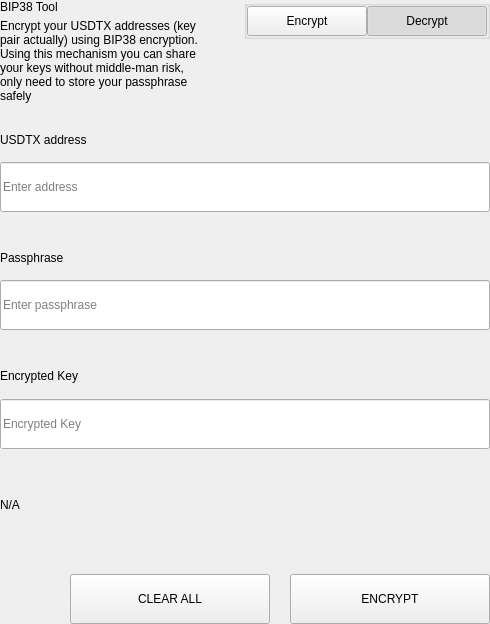
<?xml version="1.0" encoding="UTF-8"?>
<ui version="4.0">
 <class>SettingsBitToolWidget</class>
 <widget class="QWidget" name="SettingsBitToolWidget">
  <property name="geometry">
   <rect>
    <x>0</x>
    <y>0</y>
    <width>490</width>
    <height>624</height>
   </rect>
  </property>
  <property name="windowTitle">
   <string>Form</string>
  </property>
  <layout class="QVBoxLayout" name="verticalLayout">
   <property name="spacing">
    <number>0</number>
   </property>
   <property name="leftMargin">
    <number>0</number>
   </property>
   <property name="topMargin">
    <number>0</number>
   </property>
   <property name="rightMargin">
    <number>0</number>
   </property>
   <property name="bottomMargin">
    <number>0</number>
   </property>
   <item>
    <widget class="QWidget" name="left" native="true">
     <layout class="QVBoxLayout" name="verticalLayout_3">
      <property name="leftMargin">
       <number>0</number>
      </property>
      <property name="topMargin">
       <number>0</number>
      </property>
      <property name="rightMargin">
       <number>0</number>
      </property>
      <property name="bottomMargin">
       <number>0</number>
      </property>
      <item>
       <layout class="QVBoxLayout" name="verticalLayout_2">
        <property name="spacing">
         <number>0</number>
        </property>
        <item>
         <layout class="QHBoxLayout" name="horizontalLayout_3" stretch="3,1">
          <property name="spacing">
           <number>40</number>
          </property>
          <item>
           <layout class="QVBoxLayout" name="verticalLayoutTitle">
            <property name="spacing">
             <number>5</number>
            </property>
            <item>
             <widget class="QLabel" name="labelTitle">
              <property name="text">
               <string>BIP38 Tool</string>
              </property>
             </widget>
            </item>
            <item>
             <widget class="QLabel" name="labelSubtitle1">
              <property name="text">
               <string>Encrypt your USDTX addresses (key pair actually) using BIP38 encryption.
Using this mechanism you can share your keys without middle-man risk, only need to store your passphrase safely</string>
              </property>
              <property name="wordWrap">
               <bool>true</bool>
              </property>
             </widget>
            </item>
           </layout>
          </item>
          <item alignment="Qt::AlignTop">
           <widget class="QGroupBox" name="groupBox">
            <property name="title">
             <string/>
            </property>
            <property name="alignment">
             <set>Qt::AlignLeading|Qt::AlignLeft|Qt::AlignTop</set>
            </property>
            <layout class="QHBoxLayout" name="horizontalLayout_4">
             <property name="spacing">
              <number>0</number>
             </property>
             <property name="leftMargin">
              <number>0</number>
             </property>
             <property name="topMargin">
              <number>0</number>
             </property>
             <property name="rightMargin">
              <number>0</number>
             </property>
             <property name="bottomMargin">
              <number>0</number>
             </property>
             <item>
              <spacer name="horizontalSpacer">
               <property name="orientation">
                <enum>Qt::Horizontal</enum>
               </property>
               <property name="sizeHint" stdset="0">
                <size>
                 <width>40</width>
                 <height>20</height>
                </size>
               </property>
              </spacer>
             </item>
             <item>
              <widget class="QPushButton" name="pushLeft">
               <property name="minimumSize">
                <size>
                 <width>120</width>
                 <height>30</height>
                </size>
               </property>
               <property name="maximumSize">
                <size>
                 <width>120</width>
                 <height>30</height>
                </size>
               </property>
               <property name="focusPolicy">
                <enum>Qt::NoFocus</enum>
               </property>
               <property name="text">
                <string>Encrypt</string>
               </property>
               <property name="checkable">
                <bool>true</bool>
               </property>
               <property name="autoExclusive">
                <bool>true</bool>
               </property>
              </widget>
             </item>
             <item>
              <widget class="QPushButton" name="pushRight">
               <property name="minimumSize">
                <size>
                 <width>120</width>
                 <height>30</height>
                </size>
               </property>
               <property name="maximumSize">
                <size>
                 <width>120</width>
                 <height>30</height>
                </size>
               </property>
               <property name="focusPolicy">
                <enum>Qt::NoFocus</enum>
               </property>
               <property name="text">
                <string>Decrypt</string>
               </property>
               <property name="checkable">
                <bool>true</bool>
               </property>
               <property name="checked">
                <bool>true</bool>
               </property>
               <property name="autoExclusive">
                <bool>true</bool>
               </property>
              </widget>
             </item>
            </layout>
           </widget>
          </item>
         </layout>
        </item>
        <item>
         <widget class="QStackedWidget" name="stackedWidget">
          <property name="currentIndex">
           <number>1</number>
          </property>
          <widget class="QWidget" name="pageDecrypt">
           <layout class="QVBoxLayout" name="verticalLayout_5">
            <property name="spacing">
             <number>0</number>
            </property>
            <property name="leftMargin">
             <number>0</number>
            </property>
            <property name="topMargin">
             <number>0</number>
            </property>
            <property name="rightMargin">
             <number>0</number>
            </property>
            <property name="bottomMargin">
             <number>0</number>
            </property>
            <item>
             <widget class="QWidget" name="widget" native="true">
              <property name="minimumSize">
               <size>
                <width>0</width>
                <height>100</height>
               </size>
              </property>
              <layout class="QVBoxLayout" name="verticalLayout_4">
               <property name="spacing">
                <number>0</number>
               </property>
               <property name="leftMargin">
                <number>0</number>
               </property>
               <property name="topMargin">
                <number>0</number>
               </property>
               <property name="rightMargin">
                <number>0</number>
               </property>
               <property name="bottomMargin">
                <number>0</number>
               </property>
               <item>
                <spacer name="verticalSpacer_2">
                 <property name="orientation">
                  <enum>Qt::Vertical</enum>
                 </property>
                 <property name="sizeType">
                  <enum>QSizePolicy::Fixed</enum>
                 </property>
                 <property name="sizeHint" stdset="0">
                  <size>
                   <width>20</width>
                   <height>20</height>
                  </size>
                 </property>
                </spacer>
               </item>
               <item>
                <layout class="QHBoxLayout" name="horizontalLayout_6" stretch="2">
                 <property name="spacing">
                  <number>0</number>
                 </property>
                 <item>
                  <layout class="QVBoxLayout" name="verticalLayout_7">
                   <property name="spacing">
                    <number>9</number>
                   </property>
                   <item>
                    <widget class="QLabel" name="labelSubtitleKey">
                     <property name="minimumSize">
                      <size>
                       <width>0</width>
                       <height>20</height>
                      </size>
                     </property>
                     <property name="maximumSize">
                      <size>
                       <width>16777215</width>
                       <height>20</height>
                      </size>
                     </property>
                     <property name="text">
                      <string>Encrypted key</string>
                     </property>
                    </widget>
                   </item>
                   <item>
                    <widget class="QLineEdit" name="lineEditKey">
                     <property name="minimumSize">
                      <size>
                       <width>0</width>
                       <height>50</height>
                      </size>
                     </property>
                     <property name="maximumSize">
                      <size>
                       <width>16777215</width>
                       <height>50</height>
                      </size>
                     </property>
                     <property name="placeholderText">
                      <string>Enter a encrypted key</string>
                     </property>
                    </widget>
                   </item>
                  </layout>
                 </item>
                </layout>
               </item>
               <item>
                <spacer name="verticalSpacer_3">
                 <property name="orientation">
                  <enum>Qt::Vertical</enum>
                 </property>
                 <property name="sizeType">
                  <enum>QSizePolicy::Fixed</enum>
                 </property>
                 <property name="sizeHint" stdset="0">
                  <size>
                   <width>20</width>
                   <height>20</height>
                  </size>
                 </property>
                </spacer>
               </item>
               <item>
                <layout class="QVBoxLayout" name="verticalLayout_9">
                 <property name="spacing">
                  <number>9</number>
                 </property>
                 <item>
                  <widget class="QLabel" name="labelSubtitlePassphrase">
                   <property name="maximumSize">
                    <size>
                     <width>16777215</width>
                     <height>20</height>
                    </size>
                   </property>
                   <property name="text">
                    <string>Passphrase</string>
                   </property>
                  </widget>
                 </item>
                 <item>
                  <widget class="QLineEdit" name="lineEditPassphrase">
                   <property name="minimumSize">
                    <size>
                     <width>0</width>
                     <height>50</height>
                    </size>
                   </property>
                   <property name="maximumSize">
                    <size>
                     <width>16777215</width>
                     <height>50</height>
                    </size>
                   </property>
                   <property name="placeholderText">
                    <string>Enter a passphrase</string>
                   </property>
                  </widget>
                 </item>
                </layout>
               </item>
               <item>
                <spacer name="verticalSpacer_4">
                 <property name="orientation">
                  <enum>Qt::Vertical</enum>
                 </property>
                 <property name="sizeType">
                  <enum>QSizePolicy::Fixed</enum>
                 </property>
                 <property name="sizeHint" stdset="0">
                  <size>
                   <width>20</width>
                   <height>20</height>
                  </size>
                 </property>
                </spacer>
               </item>
               <item>
                <widget class="QWidget" name="widget_3" native="true">
                 <property name="sizePolicy">
                  <sizepolicy hsizetype="Preferred" vsizetype="Fixed">
                   <horstretch>0</horstretch>
                   <verstretch>0</verstretch>
                  </sizepolicy>
                 </property>
                 <layout class="QVBoxLayout" name="verticalLayout_10">
                  <property name="spacing">
                   <number>9</number>
                  </property>
                  <property name="leftMargin">
                   <number>0</number>
                  </property>
                  <property name="topMargin">
                   <number>0</number>
                  </property>
                  <property name="rightMargin">
                   <number>0</number>
                  </property>
                  <property name="bottomMargin">
                   <number>0</number>
                  </property>
                  <item>
                   <widget class="QLabel" name="labelSubtitleDecryptResult">
                    <property name="minimumSize">
                     <size>
                      <width>0</width>
                      <height>20</height>
                     </size>
                    </property>
                    <property name="maximumSize">
                     <size>
                      <width>16777215</width>
                      <height>20</height>
                     </size>
                    </property>
                    <property name="text">
                     <string>Decrypted address result</string>
                    </property>
                   </widget>
                  </item>
                  <item>
                   <widget class="QWidget" name="widget_4" native="true">
                    <layout class="QHBoxLayout" name="horizontalLayout" stretch="6,0,1">
                     <property name="spacing">
                      <number>0</number>
                     </property>
                     <property name="leftMargin">
                      <number>0</number>
                     </property>
                     <property name="topMargin">
                      <number>0</number>
                     </property>
                     <property name="rightMargin">
                      <number>0</number>
                     </property>
                     <property name="bottomMargin">
                      <number>0</number>
                     </property>
                     <item alignment="Qt::AlignVCenter">
                      <widget class="QLineEdit" name="lineEditDecryptResult">
                       <property name="minimumSize">
                        <size>
                         <width>0</width>
                         <height>50</height>
                        </size>
                       </property>
                       <property name="maximumSize">
                        <size>
                         <width>16777215</width>
                         <height>50</height>
                        </size>
                       </property>
                       <property name="placeholderText">
                        <string>Decrypted Address</string>
                       </property>
                      </widget>
                     </item>
                     <item>
                      <spacer name="horizontalSpacer_4">
                       <property name="orientation">
                        <enum>Qt::Horizontal</enum>
                       </property>
                       <property name="sizeType">
                        <enum>QSizePolicy::Fixed</enum>
                       </property>
                       <property name="sizeHint" stdset="0">
                        <size>
                         <width>20</width>
                         <height>50</height>
                        </size>
                       </property>
                      </spacer>
                     </item>
                     <item>
                      <widget class="QPushButton" name="pushButtonImport">
                       <property name="minimumSize">
                        <size>
                         <width>140</width>
                         <height>40</height>
                        </size>
                       </property>
                       <property name="text">
                        <string>Import Address</string>
                       </property>
                      </widget>
                     </item>
                    </layout>
                   </widget>
                  </item>
                 </layout>
                </widget>
               </item>
               <item>
                <widget class="QLabel" name="statusLabel_DEC">
                 <property name="maximumSize">
                  <size>
                   <width>16777215</width>
                   <height>40</height>
                  </size>
                 </property>
                 <property name="text">
                  <string/>
                 </property>
                </widget>
               </item>
               <item>
                <spacer name="verticalSpacer">
                 <property name="orientation">
                  <enum>Qt::Vertical</enum>
                 </property>
                 <property name="sizeType">
                  <enum>QSizePolicy::Preferred</enum>
                 </property>
                 <property name="sizeHint" stdset="0">
                  <size>
                   <width>20</width>
                   <height>20</height>
                  </size>
                 </property>
                </spacer>
               </item>
               <item>
                <layout class="QHBoxLayout" name="horizontalLayout_7">
                 <property name="spacing">
                  <number>0</number>
                 </property>
                 <item>
                  <spacer name="horizontalSpacer_5">
                   <property name="orientation">
                    <enum>Qt::Horizontal</enum>
                   </property>
                   <property name="sizeType">
                    <enum>QSizePolicy::Expanding</enum>
                   </property>
                   <property name="sizeHint" stdset="0">
                    <size>
                     <width>40</width>
                     <height>20</height>
                    </size>
                   </property>
                  </spacer>
                 </item>
                 <item>
                  <widget class="QPushButton" name="pushButtonDecryptClear">
                   <property name="minimumSize">
                    <size>
                     <width>200</width>
                     <height>50</height>
                    </size>
                   </property>
                   <property name="maximumSize">
                    <size>
                     <width>200</width>
                     <height>50</height>
                    </size>
                   </property>
                   <property name="text">
                    <string>CLEAR</string>
                   </property>
                  </widget>
                 </item>
                 <item>
                  <spacer name="horizontalSpacer_3">
                   <property name="orientation">
                    <enum>Qt::Horizontal</enum>
                   </property>
                   <property name="sizeType">
                    <enum>QSizePolicy::Fixed</enum>
                   </property>
                   <property name="sizeHint" stdset="0">
                    <size>
                     <width>20</width>
                     <height>20</height>
                    </size>
                   </property>
                  </spacer>
                 </item>
                 <item>
                  <widget class="QPushButton" name="pushButtonDecrypt">
                   <property name="minimumSize">
                    <size>
                     <width>200</width>
                     <height>50</height>
                    </size>
                   </property>
                   <property name="maximumSize">
                    <size>
                     <width>200</width>
                     <height>50</height>
                    </size>
                   </property>
                   <property name="text">
                    <string>DECRYPT KEY</string>
                   </property>
                  </widget>
                 </item>
                </layout>
               </item>
              </layout>
             </widget>
            </item>
           </layout>
          </widget>
          <widget class="QWidget" name="pageEncrypt">
           <layout class="QVBoxLayout" name="verticalLayout_11">
            <property name="spacing">
             <number>0</number>
            </property>
            <property name="leftMargin">
             <number>0</number>
            </property>
            <property name="topMargin">
             <number>0</number>
            </property>
            <property name="rightMargin">
             <number>0</number>
            </property>
            <property name="bottomMargin">
             <number>0</number>
            </property>
            <item>
             <spacer name="verticalSpacer_8">
              <property name="orientation">
               <enum>Qt::Vertical</enum>
              </property>
              <property name="sizeType">
               <enum>QSizePolicy::Fixed</enum>
              </property>
              <property name="sizeHint" stdset="0">
               <size>
                <width>20</width>
                <height>20</height>
               </size>
              </property>
             </spacer>
            </item>
            <item>
             <widget class="QWidget" name="containerAddressEnc" native="true">
              <layout class="QVBoxLayout" name="containerAddressEncLayout">
               <property name="spacing">
                <number>5</number>
               </property>
               <property name="leftMargin">
                <number>0</number>
               </property>
               <property name="topMargin">
                <number>0</number>
               </property>
               <property name="rightMargin">
                <number>0</number>
               </property>
               <property name="bottomMargin">
                <number>0</number>
               </property>
               <item>
                <widget class="QLabel" name="labelSubtitleAddress">
                 <property name="minimumSize">
                  <size>
                   <width>0</width>
                   <height>20</height>
                  </size>
                 </property>
                 <property name="maximumSize">
                  <size>
                   <width>16777215</width>
                   <height>20</height>
                  </size>
                 </property>
                 <property name="text">
                  <string>USDTX address</string>
                 </property>
                </widget>
               </item>
               <item>
                <widget class="QLineEdit" name="addressIn_ENC">
                 <property name="minimumSize">
                  <size>
                   <width>0</width>
                   <height>50</height>
                  </size>
                 </property>
                 <property name="placeholderText">
                  <string>Enter address</string>
                 </property>
                </widget>
               </item>
              </layout>
             </widget>
            </item>
            <item>
             <spacer name="verticalSpacer_6">
              <property name="orientation">
               <enum>Qt::Vertical</enum>
              </property>
              <property name="sizeType">
               <enum>QSizePolicy::Fixed</enum>
              </property>
              <property name="sizeHint" stdset="0">
               <size>
                <width>20</width>
                <height>20</height>
               </size>
              </property>
             </spacer>
            </item>
            <item>
             <widget class="QWidget" name="containerAddress" native="true">
              <layout class="QHBoxLayout" name="horizontalLayout_9" stretch="2">
               <property name="spacing">
                <number>0</number>
               </property>
               <property name="leftMargin">
                <number>0</number>
               </property>
               <property name="topMargin">
                <number>0</number>
               </property>
               <property name="rightMargin">
                <number>0</number>
               </property>
               <property name="bottomMargin">
                <number>0</number>
               </property>
               <item>
                <layout class="QVBoxLayout" name="verticalLayout_8">
                 <property name="spacing">
                  <number>5</number>
                 </property>
                 <item>
                  <widget class="QLabel" name="labelSubtitleMessage">
                   <property name="minimumSize">
                    <size>
                     <width>0</width>
                     <height>20</height>
                    </size>
                   </property>
                   <property name="maximumSize">
                    <size>
                     <width>16777215</width>
                     <height>20</height>
                    </size>
                   </property>
                   <property name="text">
                    <string>Passphrase</string>
                   </property>
                  </widget>
                 </item>
                 <item>
                  <widget class="QLineEdit" name="passphraseIn_ENC">
                   <property name="minimumSize">
                    <size>
                     <width>0</width>
                     <height>50</height>
                    </size>
                   </property>
                   <property name="maximumSize">
                    <size>
                     <width>16777215</width>
                     <height>50</height>
                    </size>
                   </property>
                   <property name="placeholderText">
                    <string>Enter passphrase</string>
                   </property>
                  </widget>
                 </item>
                </layout>
               </item>
              </layout>
             </widget>
            </item>
            <item>
             <spacer name="verticalSpacer_7">
              <property name="orientation">
               <enum>Qt::Vertical</enum>
              </property>
              <property name="sizeType">
               <enum>QSizePolicy::Fixed</enum>
              </property>
              <property name="sizeHint" stdset="0">
               <size>
                <width>20</width>
                <height>20</height>
               </size>
              </property>
             </spacer>
            </item>
            <item>
             <widget class="QWidget" name="widget_2" native="true">
              <property name="minimumSize">
               <size>
                <width>0</width>
                <height>75</height>
               </size>
              </property>
              <property name="maximumSize">
               <size>
                <width>16777215</width>
                <height>16777215</height>
               </size>
              </property>
              <layout class="QVBoxLayout" name="verticalLayout_6">
               <property name="leftMargin">
                <number>0</number>
               </property>
               <property name="topMargin">
                <number>0</number>
               </property>
               <property name="rightMargin">
                <number>0</number>
               </property>
               <property name="bottomMargin">
                <number>0</number>
               </property>
               <item>
                <widget class="QLabel" name="labelSubtitleEncryptedKey">
                 <property name="minimumSize">
                  <size>
                   <width>0</width>
                   <height>20</height>
                  </size>
                 </property>
                 <property name="maximumSize">
                  <size>
                   <width>16777215</width>
                   <height>20</height>
                  </size>
                 </property>
                 <property name="text">
                  <string>Encrypted Key</string>
                 </property>
                </widget>
               </item>
               <item>
                <widget class="QLineEdit" name="encryptedKeyOut_ENC">
                 <property name="minimumSize">
                  <size>
                   <width>0</width>
                   <height>50</height>
                  </size>
                 </property>
                 <property name="placeholderText">
                  <string>Encrypted Key</string>
                 </property>
                </widget>
               </item>
              </layout>
             </widget>
            </item>
            <item>
             <widget class="QLabel" name="statusLabel_ENC">
              <property name="text">
               <string notr="true">N/A</string>
              </property>
             </widget>
            </item>
            <item>
             <spacer name="verticalSpacer_5">
              <property name="orientation">
               <enum>Qt::Vertical</enum>
              </property>
              <property name="sizeType">
               <enum>QSizePolicy::Fixed</enum>
              </property>
              <property name="sizeHint" stdset="0">
               <size>
                <width>20</width>
                <height>20</height>
               </size>
              </property>
             </spacer>
            </item>
            <item>
             <layout class="QHBoxLayout" name="horizontalLayout_8">
              <property name="spacing">
               <number>0</number>
              </property>
              <item>
               <spacer name="horizontalSpacer_6">
                <property name="orientation">
                 <enum>Qt::Horizontal</enum>
                </property>
                <property name="sizeType">
                 <enum>QSizePolicy::Expanding</enum>
                </property>
                <property name="sizeHint" stdset="0">
                 <size>
                  <width>40</width>
                  <height>20</height>
                 </size>
                </property>
               </spacer>
              </item>
              <item>
               <widget class="QPushButton" name="pushButtonClear">
                <property name="minimumSize">
                 <size>
                  <width>200</width>
                  <height>50</height>
                 </size>
                </property>
                <property name="focusPolicy">
                 <enum>Qt::NoFocus</enum>
                </property>
                <property name="text">
                 <string>CLEAR ALL</string>
                </property>
               </widget>
              </item>
              <item>
               <spacer name="horizontalSpacer_2">
                <property name="orientation">
                 <enum>Qt::Horizontal</enum>
                </property>
                <property name="sizeType">
                 <enum>QSizePolicy::Fixed</enum>
                </property>
                <property name="sizeHint" stdset="0">
                 <size>
                  <width>20</width>
                  <height>20</height>
                 </size>
                </property>
               </spacer>
              </item>
              <item>
               <widget class="QPushButton" name="pushButtonEncrypt">
                <property name="minimumSize">
                 <size>
                  <width>200</width>
                  <height>50</height>
                 </size>
                </property>
                <property name="maximumSize">
                 <size>
                  <width>200</width>
                  <height>50</height>
                 </size>
                </property>
                <property name="focusPolicy">
                 <enum>Qt::NoFocus</enum>
                </property>
                <property name="text">
                 <string>ENCRYPT</string>
                </property>
               </widget>
              </item>
             </layout>
            </item>
           </layout>
          </widget>
         </widget>
        </item>
       </layout>
      </item>
     </layout>
    </widget>
   </item>
  </layout>
 </widget>
 <resources/>
 <connections/>
</ui>
